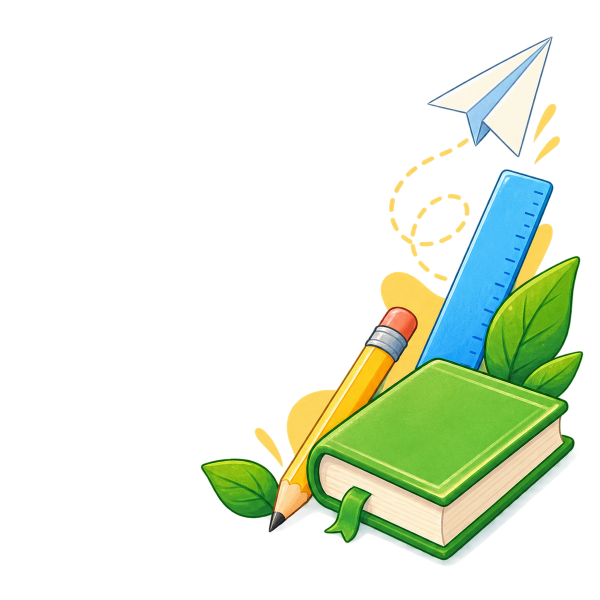
#> input picture backend/main_api/template/template_10_asset_corner_supplies_v1.png, 1200 x 1200 px, given in place of raw-bg-cover.png, which was not available (shown at 1/2 size)
$ python process_star_pulse_template_assets.py --input-dir ../backend/main_api/template --output-dir out
#> lines starting #> are read from the running program, lines starting #| are printed output that depends on the picture; pictures that were not available may be replaced by others from this repository, and a replacement may not be noted
#> in build_assets, source is the input picture: PIL image 1200x1200 RGBA; mean R, G, B, A 34.1, 44.1, 26.3, 55.6
"""把 image_gen 原图处理为 template_15 的确定性发布素材。"""

from __future__ import annotations

import argparse
from pathlib import Path

from PIL import Image


BACKGROUND_JOBS = {
    "raw-bg-cover.png": ("template_15_asset_bg_cover_v1.jpg", (1920, 1080), 380_000),
    "raw-bg-section.png": ("template_15_asset_bg_section_v1.jpg", (1920, 1080), 340_000),
    "raw-bg-end.png": ("template_15_asset_bg_end_v1.jpg", (1920, 1080), 340_000),
}

OVERLAY_JOBS = {
    "raw-spectrum-footer.png": ("template_15_asset_spectrum_footer_v1.png", (1600, 520), 950_000, "crop-bottom"),
    "raw-horizon-glow.png": ("template_15_asset_horizon_glow_v1.png", (1600, 700), 850_000, "contain-bottom"),
    "raw-particle-field.png": ("template_15_asset_particle_field_v1.png", (1600, 900), 900_000, "cover"),
    "raw-product-stage.png": ("template_15_asset_product_stage_v1.png", (1200, 700), 800_000, "contain-bottom"),
}


def _cover(image: Image.Image, size: tuple[int, int], *, align_bottom: bool = False) -> Image.Image:
    """按目标比例裁切，底部装饰优先保留下沿。"""
#> called with size = (1920, 1080), align_bottom = False
    target_ratio = size[0] / size[1]
    source_ratio = image.width / image.height
#> source_ratio = 1
    if source_ratio > target_ratio:
        crop_width = round(image.height * target_ratio)
        left = (image.width - crop_width) // 2
        box = (left, 0, left + crop_width, image.height)
    else:
        crop_height = round(image.width / target_ratio)
#> crop_height = 675
        top = image.height - crop_height if align_bottom else (image.height - crop_height) // 2
#> top = 262
        box = (0, top, image.width, top + crop_height)
#> box = (0, 262, 1200, 937)
    return image.crop(box).resize(size, Image.Resampling.LANCZOS)
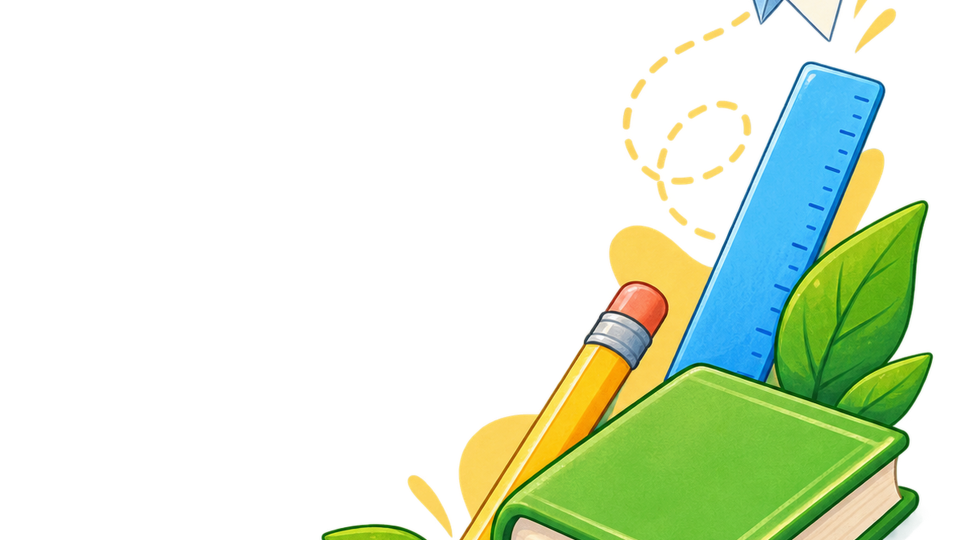
#> returned value: PIL image 1920x1080 RGBA (shown at 1/2 size); mean R, G, B, A 39.6, 53.2, 29.2, 68; transparent parts drawn white


def _contain_bottom(image: Image.Image, size: tuple[int, int]) -> Image.Image:
    """等比缩放透明装饰，并贴齐目标画布底部。"""
    ratio = min(size[0] / image.width, size[1] / image.height)
    resized = image.resize(
        (max(1, round(image.width * ratio)), max(1, round(image.height * ratio))),
        Image.Resampling.LANCZOS,
    )
    canvas = Image.new("RGBA", size, (0, 0, 0, 0))
    canvas.alpha_composite(resized, ((size[0] - resized.width) // 2, size[1] - resized.height))
    return canvas


def _save_jpeg_under_budget(image: Image.Image, output: Path, max_bytes: int) -> None:
    """在不改变尺寸和模式的前提下逐级降低 JPEG 质量。"""
#> called with max_bytes = 380000
    image = image.convert("RGB")
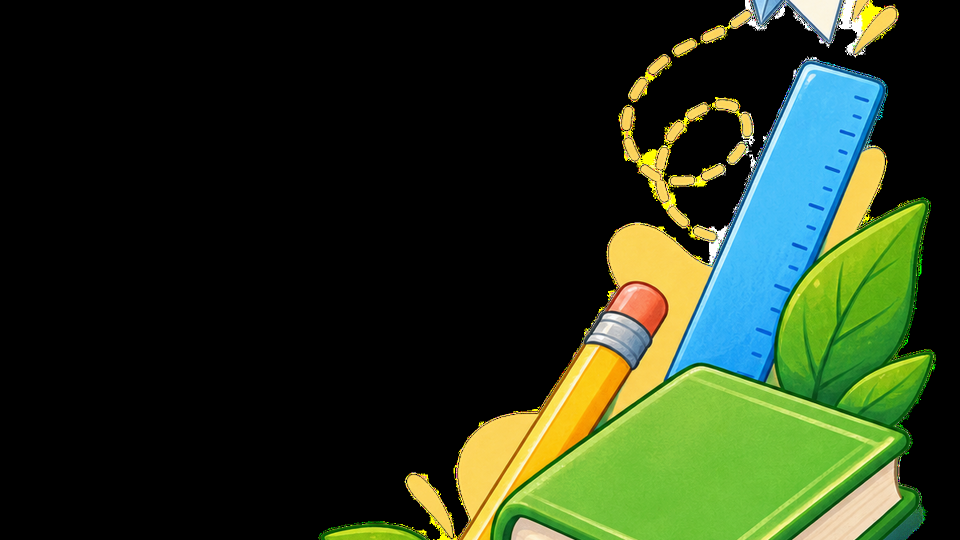
#> image: PIL image 1920x1080 RGB (shown at 1/2 size); mean R, G, B 39.6, 53.2, 29.2
    for quality in (90, 86, 82, 78, 74, 70, 66):
        image.save(output, "JPEG", quality=quality, optimize=True, progressive=True)
        if output.stat().st_size <= max_bytes:
            return
    raise RuntimeError(f"{output.name} 无法压缩到 {max_bytes} 字节以内")


def _save_rgba_under_budget(image: Image.Image, output: Path, max_bytes: int) -> None:
    """保留真实 Alpha，并用受控色阶减少透明 PNG 体积。"""
    rgba = image.convert("RGBA")
    for colors in (256, 192, 128, 96, 64, 48):
        candidate = rgba.quantize(colors=colors, method=Image.Quantize.FASTOCTREE).convert("RGBA")
        candidate.save(output, "PNG", optimize=True, compress_level=9)
        if output.stat().st_size <= max_bytes:
            alpha_min, alpha_max = candidate.getchannel("A").getextrema()
            if alpha_min < 255 and alpha_max > 0:
                return
    raise RuntimeError(f"{output.name} 无法在保留 Alpha 的同时压缩到 {max_bytes} 字节以内")


def build_assets(input_dir: Path, output_dir: Path) -> None:
    """生成发布素材和模板列表封面。"""
    output_dir.mkdir(parents=True, exist_ok=True)

    for raw_name, (target_name, size, max_bytes) in BACKGROUND_JOBS.items():
        source = Image.open(input_dir / raw_name)
        target = _cover(source, size)
        _save_jpeg_under_budget(target, output_dir / target_name, max_bytes)

    for raw_name, (target_name, size, max_bytes, mode) in OVERLAY_JOBS.items():
        source = Image.open(input_dir / raw_name).convert("RGBA")
        if mode == "contain-bottom":
            target = _contain_bottom(source, size)
        elif mode == "crop-bottom":
            target = _cover(source, size, align_bottom=True)
        else:
            target = _cover(source, size)
        _save_rgba_under_budget(target, output_dir / target_name, max_bytes)

    # 列表封面与封面背景保持同一视觉来源，避免引入未审计的额外素材。
    cover_background = Image.open(output_dir / "template_15_asset_bg_cover_v1.jpg")
    cover = _cover(cover_background, (960, 540))
    _save_jpeg_under_budget(cover, output_dir / "template_15.jpg", 250_000)


def main() -> None:
    parser = argparse.ArgumentParser(description="处理 template_15 的 image_gen 原图")
    parser.add_argument("--input-dir", type=Path, required=True)
    parser.add_argument("--output-dir", type=Path, required=True)
    args = parser.parse_args()
    build_assets(args.input_dir.resolve(), args.output_dir.resolve())


if __name__ == "__main__":
#> (the run stopped early here; a loop or call above may not have finished)

$ run again, on backend/main_api/template/template_10_asset_grass_wave_v1.png
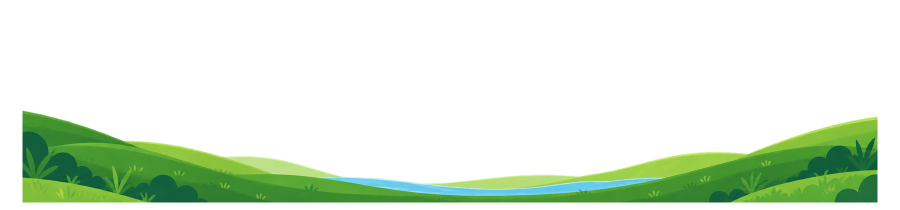
#> input picture backend/main_api/template/template_10_asset_grass_wave_v1.png, 1800 x 420 px, given in place of raw-bg-cover.png, which was not available (shown at 1/2 size)
#> in build_assets, source is the input picture: PIL image 1800x420 RGBA; mean R, G, B, A 19.5, 35.1, 15.3, 53.6
#> in _cover, `return image.crop(box).resize(size, Image.Resampling.LANCZOS)`:
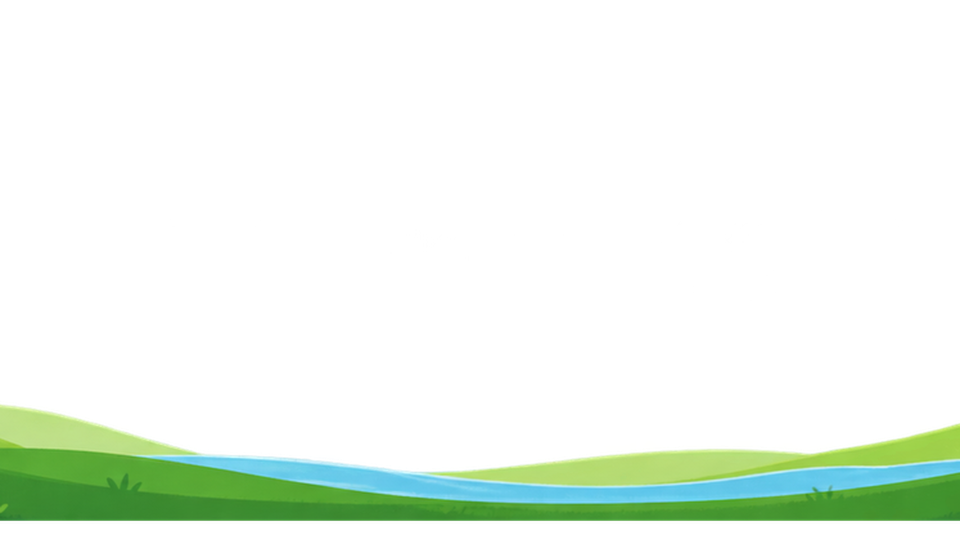
#> returned value: PIL image 1920x1080 RGBA (shown at 1/2 size); mean R, G, B, A 16.2, 26.3, 15.7, 33.4; transparent parts drawn white
#> in _save_jpeg_under_budget, `image = image.convert("RGB")`:
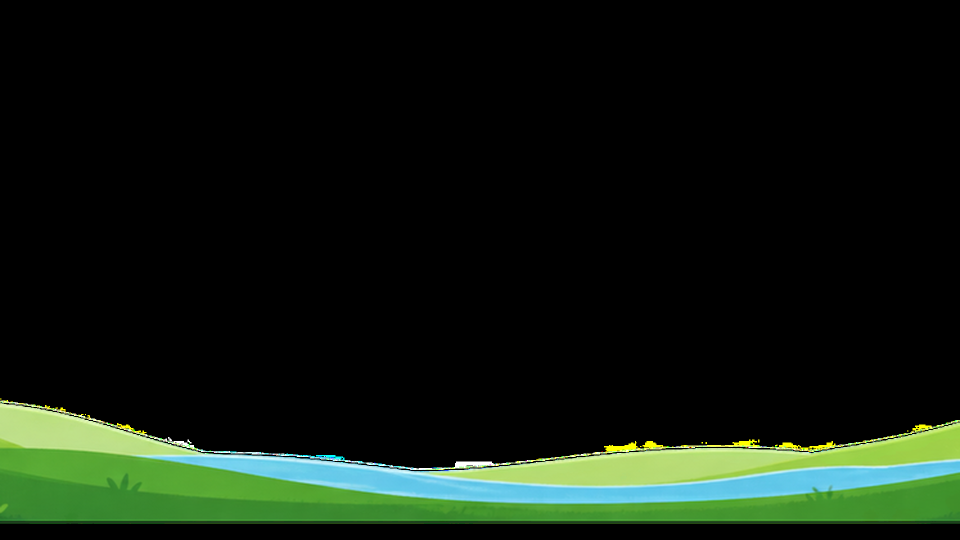
#> image: PIL image 1920x1080 RGB (shown at 1/2 size); mean R, G, B 16.2, 26.3, 15.7

$ run again, on backend/main_api/template/template_11_asset_fluid_corner_blue_v1.png
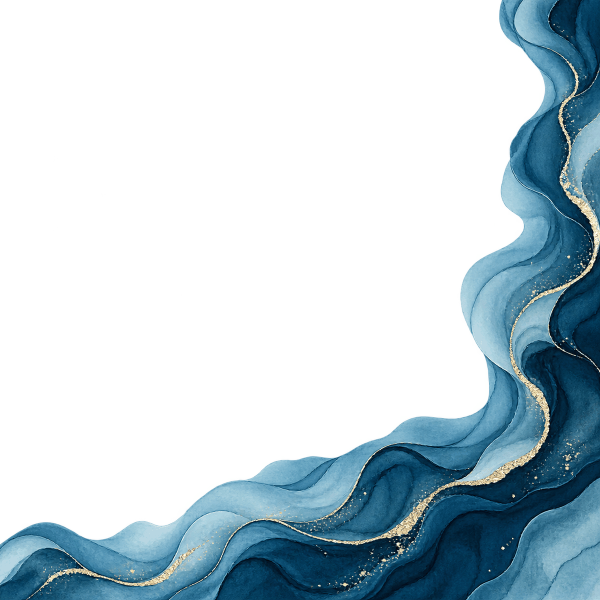
#> input picture backend/main_api/template/template_11_asset_fluid_corner_blue_v1.png, 1200 x 1200 px, given in place of raw-bg-cover.png, which was not available (shown at 1/2 size)
#> in build_assets, source is the input picture: PIL image 1200x1200 RGBA; mean R, G, B, A 22, 39.3, 47.3, 84.2
#> in _cover, `return image.crop(box).resize(size, Image.Resampling.LANCZOS)`:
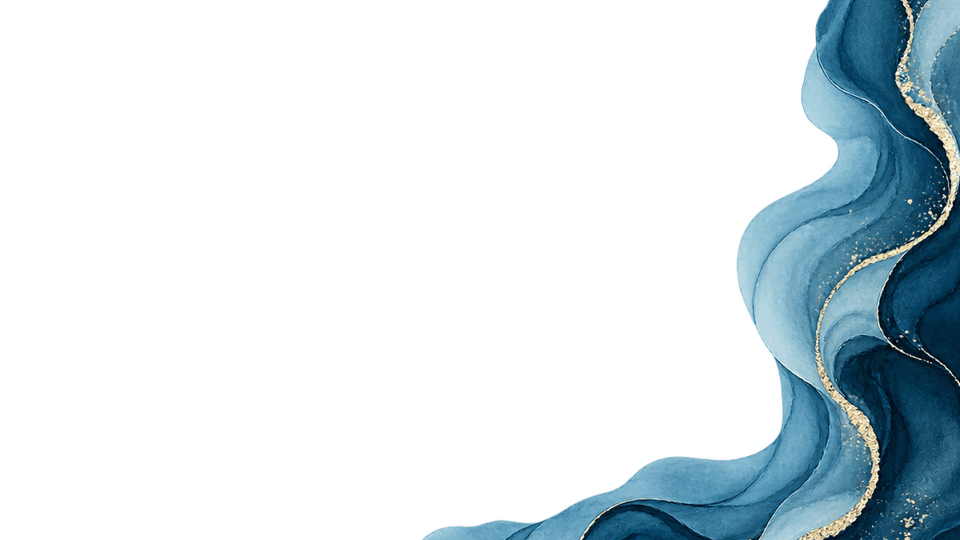
#> returned value: PIL image 1920x1080 RGBA (shown at 1/2 size); mean R, G, B, A 16.2, 27.5, 32.5, 54.8; transparent parts drawn white
#> in _save_jpeg_under_budget, `image = image.convert("RGB")`:
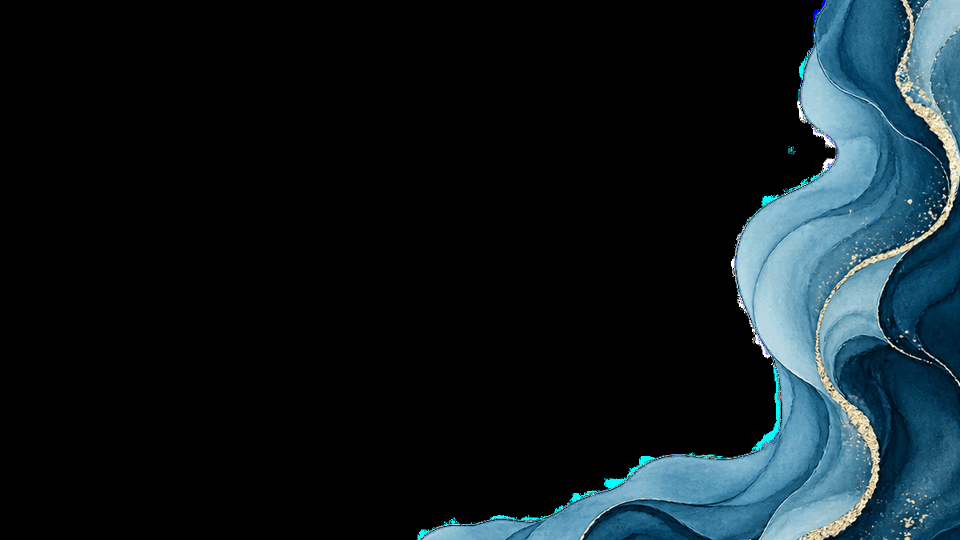
#> image: PIL image 1920x1080 RGB (shown at 1/2 size); mean R, G, B 16.2, 27.5, 32.5
